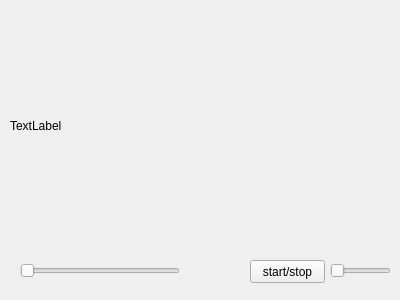
<?xml version="1.0" encoding="UTF-8"?>
<ui version="4.0">
 <class>Form</class>
 <widget class="QWidget" name="Form">
  <property name="geometry">
   <rect>
    <x>0</x>
    <y>0</y>
    <width>400</width>
    <height>300</height>
   </rect>
  </property>
  <property name="windowTitle">
   <string>Form</string>
  </property>
  <widget class="QLabel" name="label">
   <property name="geometry">
    <rect>
     <x>10</x>
     <y>10</y>
     <width>381</width>
     <height>231</height>
    </rect>
   </property>
   <property name="text">
    <string>TextLabel</string>
   </property>
  </widget>
  <widget class="QPushButton" name="pushButton">
   <property name="geometry">
    <rect>
     <x>250</x>
     <y>260</y>
     <width>75</width>
     <height>23</height>
    </rect>
   </property>
   <property name="text">
    <string>start/stop</string>
   </property>
  </widget>
  <widget class="QSlider" name="horizontalSlider">
   <property name="geometry">
    <rect>
     <x>330</x>
     <y>260</y>
     <width>61</width>
     <height>22</height>
    </rect>
   </property>
   <property name="orientation">
    <enum>Qt::Horizontal</enum>
   </property>
  </widget>
  <widget class="QSlider" name="horizontalSlider_2">
   <property name="geometry">
    <rect>
     <x>20</x>
     <y>260</y>
     <width>160</width>
     <height>22</height>
    </rect>
   </property>
   <property name="orientation">
    <enum>Qt::Horizontal</enum>
   </property>
  </widget>
 </widget>
 <resources/>
 <connections/>
</ui>
